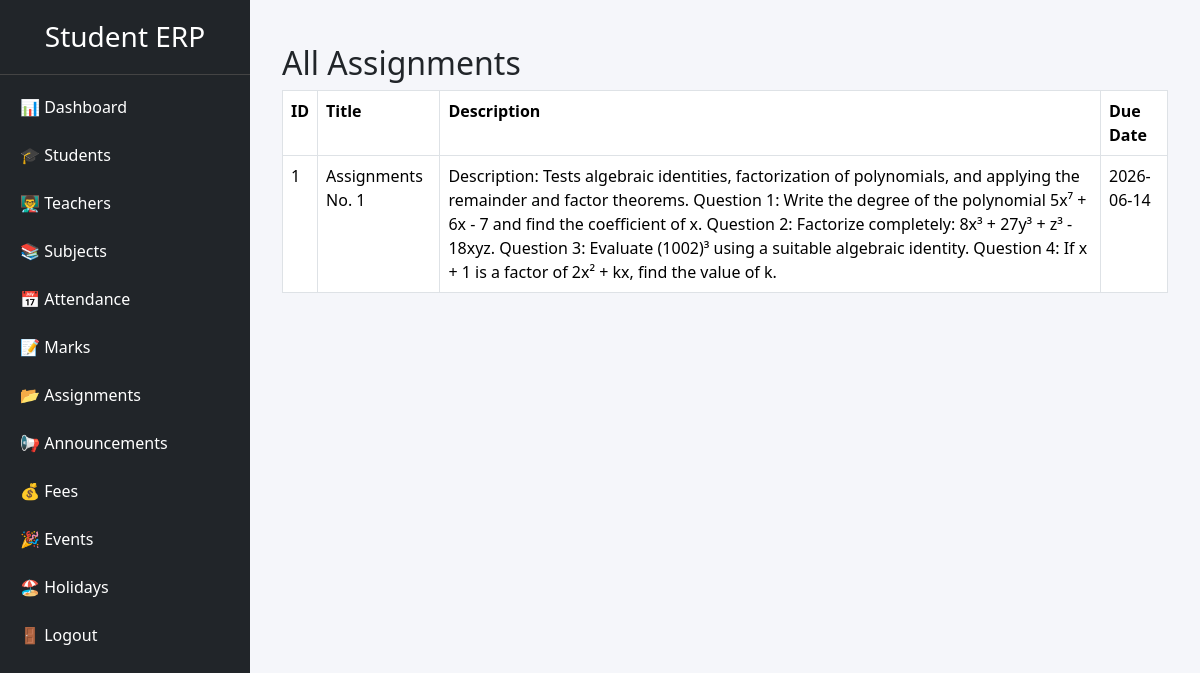
Screenshot of /admin/assignments.php with the database file from the repository.
### tables this page shows
CREATE TABLE `assignments` (
  `id` int(11) NOT NULL,
  `title` varchar(255) DEFAULT NULL,
  `description` text DEFAULT NULL,
  `due_date` date DEFAULT NULL,
  `created_at` timestamp NOT NULL DEFAULT current_timestamp()
);

### admin/assignments.php (the view, shortened to what this page needs)
<?php
include("../config/db.php");
include("navbar.php");
?>
<div class="container mt-4">
<h2>All Assignments</h2>
<table class="table table-bordered">
<tr>
<th>ID</th>
<th>Title</th>
<th>Description</th>
<th>Due Date</th>
</tr>
<?php
$result=mysqli_query($conn,
"SELECT * FROM assignments");
while($row=mysqli_fetch_assoc($result))
{
?>
<tr>
<td><?= $row['id']; ?></td>
<td><?= $row['title']; ?></td>
<td><?= $row['description']; ?></td>
<td><?= $row['due_date']; ?></td>
</tr>
<?php } ?>
</table>
</div>
</div>
</body>
</html>

### admin/navbar.php (style rules this page uses)
body { margin:0; background:#f5f6fa; }

### rows the page displays
assignments: id "1", title "Assignments No. 1", description "Description: Tests algebraic identities, factorization of polynomials, and applying the remainder and factor theorems. Question 1: Write the degree of the polynomial 5x⁷ + 6x - 7 and find the coefficient of x. Question 2: Factorize completely: 8x³ + 27y³ + z³ - 18xyz. Question 3: Evaluate (1002)³ using a suitable algebraic identity. Question 4: If x + 1 is a factor of 2x² + kx, find the value of k.", due_date "2026-06-14"
